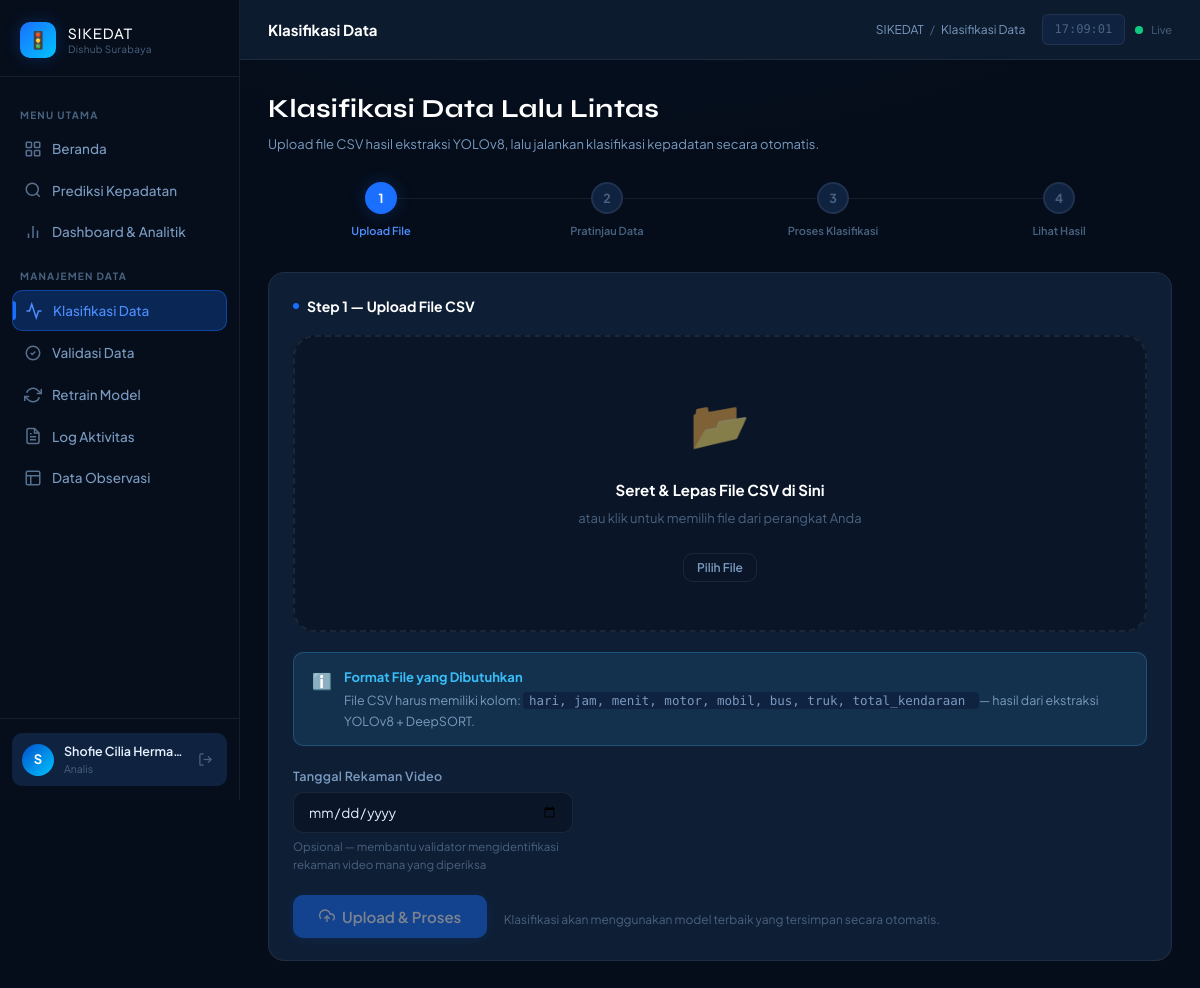
Page /classifier (signed in) on the committed database.
### models.py (models this page shows, shortened)
class User(UserMixin, db.Model):
    __tablename__ = 'users'
    id           = db.Column(db.Integer, primary_key=True)
    username     = db.Column(db.String(80), unique=True, nullable=False)
    password     = db.Column(db.String(200), nullable=False)  # disimpan ter-hash
    nama_lengkap = db.Column(db.String(150), nullable=True)
    role_id      = db.Column(db.Integer, db.ForeignKey('roles.id'), nullable=False)
    is_active    = db.Column(db.Boolean, default=True)
    created_at   = db.Column(db.DateTime, default=datetime.now)
    dataset_diklasifikasi = db.relationship(
        'Dataset',
        foreign_keys='Dataset.classified_by',
        backref='pengklasifikasi',
        lazy=True
    )
    dataset_divalidasi = db.relationship(
        'Dataset',
        foreign_keys='Dataset.validated_by',
        backref='validator',
        lazy=True
    )
    retrain_dilakukan = db.relationship(
        'RetrainHistory',
        backref='operator',
        lazy=True
    )
    @property
    def has_full_access(self):
        return bool(self.role and self.role.nama in ['admin', 'analis'])

class Role(db.Model):
    __tablename__ = 'roles'
    id          = db.Column(db.Integer, primary_key=True)
    nama        = db.Column(db.String(50), unique=True, nullable=False)
    deskripsi   = db.Column(db.String(200), nullable=True)
    akses_penuh = db.Column(db.Boolean, default=False, nullable=False)
    users = db.relationship('User', backref='role', lazy=True)

### app.py (the view, shortened to what this page needs)
@app.route('/classifier', methods=['GET', 'POST'])
@full_access_required
def classifier():
    return render_template('classifier.html', step=1)

### app.py (called while the page is built)
@login_manager.user_loader
def load_user(user_id):
    return User.query.get(int(user_id))

def full_access_required(f):
    @wraps(f)
    def decorated(*args, **kwargs):
        if not current_user.is_authenticated:
            return redirect(url_for('auth.login'))
        if not (current_user.role and current_user.role.nama in ['admin', 'analis']):
            abort(403)
        return f(*args, **kwargs)
    return decorated

@app.context_processor
def inject_globals():
    return {'now': datetime.now()}

### templates/classifier.html (shortened to what this page needs)
{% extends "base.html" %}
{% block page_title %}Klasifikasi Data{% endblock %}
{% block breadcrumb %}Klasifikasi Data{% endblock %}
{% block content %}
<div class="page-header">
  <h1>Klasifikasi Data Lalu Lintas</h1>
  <p>Upload file CSV hasil ekstraksi YOLOv8, lalu jalankan klasifikasi kepadatan secara otomatis.</p>
</div>
<div class="stepper fade-in">
  {% set s = step | default(1) %}
  <div class="step {{ 'active' if s == 1 else ('completed' if s > 1 else '') }}">
    <div class="step-num">{{ '✓' if s > 1 else '1' }}</div>
    <div class="step-label">Upload File</div>
  </div>
  <div class="step {{ 'active' if s == 2 else ('completed' if s > 2 else '') }}">
    <div class="step-num">{{ '✓' if s > 2 else '2' }}</div>
    <div class="step-label">Pratinjau Data</div>
  </div>
  <div class="step {{ 'active' if s == 3 else ('completed' if s > 3 else '') }}">
    <div class="step-num">{{ '✓' if s > 3 else '3' }}</div>
    <div class="step-label">Proses Klasifikasi</div>
  </div>
  <div class="step {{ 'active' if s == 4 else '' }}">
    <div class="step-num">4</div>
    <div class="step-label">Lihat Hasil</div>
  </div>
</div>
<div id="panelUpload" class="card fade-in delay-1"
     style="{{ 'display:none' if step | default(1) > 1 else '' }}">
  <div class="card-header">
    <div class="card-title"><span class="dot"></span>Step 1 — Upload File CSV</div>
  </div>
  <form method="POST" action="{{ url_for('classifier') }}"
        enctype="multipart/form-data" id="uploadForm">
    <div class="upload-zone" id="uploadZone">
      <div class="upload-icon">📂</div>
      <h3>Seret &amp; Lepas File CSV di Sini</h3>
      <p>atau klik untuk memilih file dari perangkat Anda</p>
      <button type="button" class="btn btn-outline btn-sm"
              style="margin-top:8px;position:relative;z-index:1;">
        Pilih File
      </button>
    </div>
    <div class="alert alert-info" style="margin-top: 20px;">
      <span class="alert-icon">ℹ️</span>
      <div class="alert-body">
        <div class="alert-title">Format File yang Dibutuhkan</div>
        <div class="alert-desc">
          File CSV harus memiliki kolom:
          <code style="font-family:var(--font-mono);background:var(--bg-elevated);
                       padding:1px 6px;border-radius:4px;">
            hari, jam, menit, motor, mobil, bus, truk, total_kendaraan
          </code>
          — hasil dari ekstraksi YOLOv8 + DeepSORT.
        </div>
      </div>
    </div>
    <div class="form-group" style="margin-top: 20px; max-width: 280px;">
      <label class="form-label">Tanggal Rekaman Video</label>
      <input type="date" class="form-control" name="tanggal_rekaman" id="tanggalRekaman" />
      <div class="form-hint">
        Opsional — membantu validator mengidentifikasi rekaman video mana yang diperiksa
      </div>
    </div>
    <div style="margin-top: 16px;">
      <button type="submit" class="btn btn-primary btn-lg" id="btnUpload" disabled>
        <svg width="16" height="16" viewBox="0 0 24 24" fill="none"
             stroke="currentColor" stroke-width="2">
          <polyline points="16 16 12 12 8 16"/><line x1="12" y1="12" x2="12" y2="21"/>
          <path d="M20.39 18.39A5 5 0 0 0 18 9h-1.26A8 8 0 1 0 3 16.3"/>
        </svg>
        Upload &amp; Proses
      </button>
      <span style="font-size:12px;color:var(--text-muted);margin-left:14px;">
        Klasifikasi akan menggunakan model terbaik yang tersimpan secara otomatis.
      </span>
    </div>
  </form>
</div>
{% endblock %}

### templates/base.html (shortened to what this page needs)
<!DOCTYPE html>
<html lang="id">
<head>
  <link rel="stylesheet" href="{{ url_for('static', filename='css/style.css') }}" />
</head>
<body>
<div class="layout">
  <aside class="sidebar" id="sidebar">
    <div class="sidebar-logo">
      <div class="sidebar-logo-icon">🚦</div>
      <div class="sidebar-logo-text">
        <span class="brand">SIKEDAT</span>
        <span class="sub">Dishub Surabaya</span>
      </div>
    </div>
    <nav class="sidebar-nav">
      <div class="nav-section-label">Menu Utama</div>
      <a href="{{ url_for('index') }}"
         class="nav-item {% if request.endpoint == 'index' %}active{% endif %}">
        <svg class="icon" viewBox="0 0 24 24" fill="none" stroke="currentColor" stroke-width="2">
          <rect x="3" y="3" width="7" height="7" rx="1"/>
          <rect x="14" y="3" width="7" height="7" rx="1"/>
          <rect x="3" y="14" width="7" height="7" rx="1"/>
          <rect x="14" y="14" width="7" height="7" rx="1"/>
        </svg>
        Beranda
      </a>
      <a href="{{ url_for('prediksi') }}"
         class="nav-item {% if request.endpoint == 'prediksi' %}active{% endif %}">
        <svg class="icon" viewBox="0 0 24 24" fill="none" stroke="currentColor" stroke-width="2">
          <circle cx="11" cy="11" r="8"/>
          <line x1="21" y1="21" x2="16.65" y2="16.65"/>
        </svg>
        Prediksi Kepadatan
      </a>
      {% if current_user.is_authenticated %}
      <a href="{{ url_for('dashboard') }}"
         class="nav-item {% if request.endpoint == 'dashboard' %}active{% endif %}">
        <svg class="icon" viewBox="0 0 24 24" fill="none" stroke="currentColor" stroke-width="2">
          <line x1="18" y1="20" x2="18" y2="10"/>
          <line x1="12" y1="20" x2="12" y2="4"/>
          <line x1="6" y1="20" x2="6" y2="14"/>
        </svg>
        Dashboard &amp; Analitik
      </a>
      {% if current_user.has_full_access %}
      <div class="nav-section-label">Manajemen Data</div>
      <a href="{{ url_for('classifier') }}"
         class="nav-item {% if request.endpoint == 'classifier' %}active{% endif %}">
        <svg class="icon" viewBox="0 0 24 24" fill="none" stroke="currentColor" stroke-width="2">
          <polyline points="22 12 18 12 15 21 9 3 6 12 2 12"/>
        </svg>
        Klasifikasi Data
      </a>
      <a href="{{ url_for('validasi') }}"
         class="nav-item {% if request.endpoint == 'validasi' %}active{% endif %}">
        <svg class="icon" viewBox="0 0 24 24" fill="none" stroke="currentColor" stroke-width="2">
          <path d="M9 12l2 2 4-4"/>
          <path d="M21 12c0 4.97-4.03 9-9 9S3 16.97 3 12 7.03 3 12 3s9 4.03 9 9z"/>
        </svg>
        Validasi Data
      </a>
      <a href="{{ url_for('retrain_model') }}"
         class="nav-item {% if request.endpoint == 'retrain_model' %}active{% endif %}">
        <svg class="icon" viewBox="0 0 24 24" fill="none" stroke="currentColor" stroke-width="2">
          <polyline points="23 4 23 10 17 10"/>
          <polyline points="1 20 1 14 7 14"/>
          <path d="M3.51 9a9 9 0 0 1 14.85-3.36L23 10M1 14l4.64 4.36A9 9 0 0 0 20.49 15"/>
        </svg>
        Retrain Model
      </a>
      <a href="{{ url_for('aktivitas') }}"
         class="nav-item {% if request.endpoint == 'aktivitas' %}active{% endif %}">
        <svg class="icon" viewBox="0 0 24 24" fill="none" stroke="currentColor" stroke-width="2">
          <path d="M14 2H6a2 2 0 0 0-2 2v16a2 2 0 0 0 2 2h12a2 2 0 0 0 2-2V8z"/>
          <polyline points="14 2 14 8 20 8"/>
          <line x1="16" y1="13" x2="8" y2="13"/>
          <line x1="16" y1="17" x2="8" y2="17"/>
          <polyline points="10 9 9 9 8 9"/>
        </svg>
        Log Aktivitas
      </a>
      {% endif %}
      <a href="{{ url_for('data_observasi') }}"
         class="nav-item {% if request.endpoint == 'data_observasi' %}active{% endif %}">
        <svg class="icon" viewBox="0 0 24 24" fill="none" stroke="currentColor" stroke-width="2">
          <rect x="3" y="3" width="18" height="18" rx="2"/>
          <path d="M3 9h18M9 21V9"/>
        </svg>
        Data Observasi
      </a>
      {% endif %}
    </nav>
    <div class="sidebar-footer">
      {% if current_user.is_authenticated %}
      <div class="sidebar-user">
        <div class="user-avatar">
          {{ current_user.nama_lengkap[0].upper() if current_user.nama_lengkap else current_user.username[0].upper() }}
        </div>
        <div class="user-info">
          <div class="name">{{ current_user.nama_lengkap or current_user.username }}</div>
          <div class="role">{{ current_user.role.nama | capitalize if current_user.role else '—' }}</div>
        </div>
        <a href="{{ url_for('auth.logout') }}" class="logout-btn" title="Keluar">
          <svg width="15" height="15" viewBox="0 0 24 24" fill="none" stroke="currentColor" stroke-width="2">
            <path d="M9 21H5a2 2 0 0 1-2-2V5a2 2 0 0 1 2-2h4"/>
            <polyline points="16 17 21 12 16 7"/>
            <line x1="21" y1="12" x2="9" y2="12"/>
          </svg>
        </a>
      </div>
      {% else %}
      <a href="{{ url_for('auth.login') }}" class="btn btn-primary w-full btn-sm">
        🔐 Login Dishub
      </a>
      {% endif %}
    </div>
  </aside>
  <div class="main-content">
    <header class="topbar">
      <div class="topbar-title">{% block page_title %}{% endblock %}</div>
      <div class="topbar-breadcrumb">
        <span>SIKEDAT</span>
        <span class="sep">/</span>
        <span>{% block breadcrumb %}{% endblock %}</span>
      </div>
      <div class="topbar-actions">
        <div class="topbar-time" id="live-clock">--:--:--</div>
        <div class="flex items-center gap-2">
          <div class="live-dot"></div>
          <span style="font-size:11px;color:var(--text-muted);">Live</span>
        </div>
      </div>
    </header>
    <main class="page-content">
      {% block content %}{% endblock %}
    </main>
  </div>
</div>
</body>
</html>

### rows in the picture
User: nama_lengkap "S", nama_lengkap "Shofie Cilia Herma…"
Role: role.nama "Analis"

### other values in the picture
{{ '✓' if s > 1 else '1' }} "1"
{{ '✓' if s > 2 else '2' }} "2"
{{ '✓' if s > 3 else '3' }} "3"
